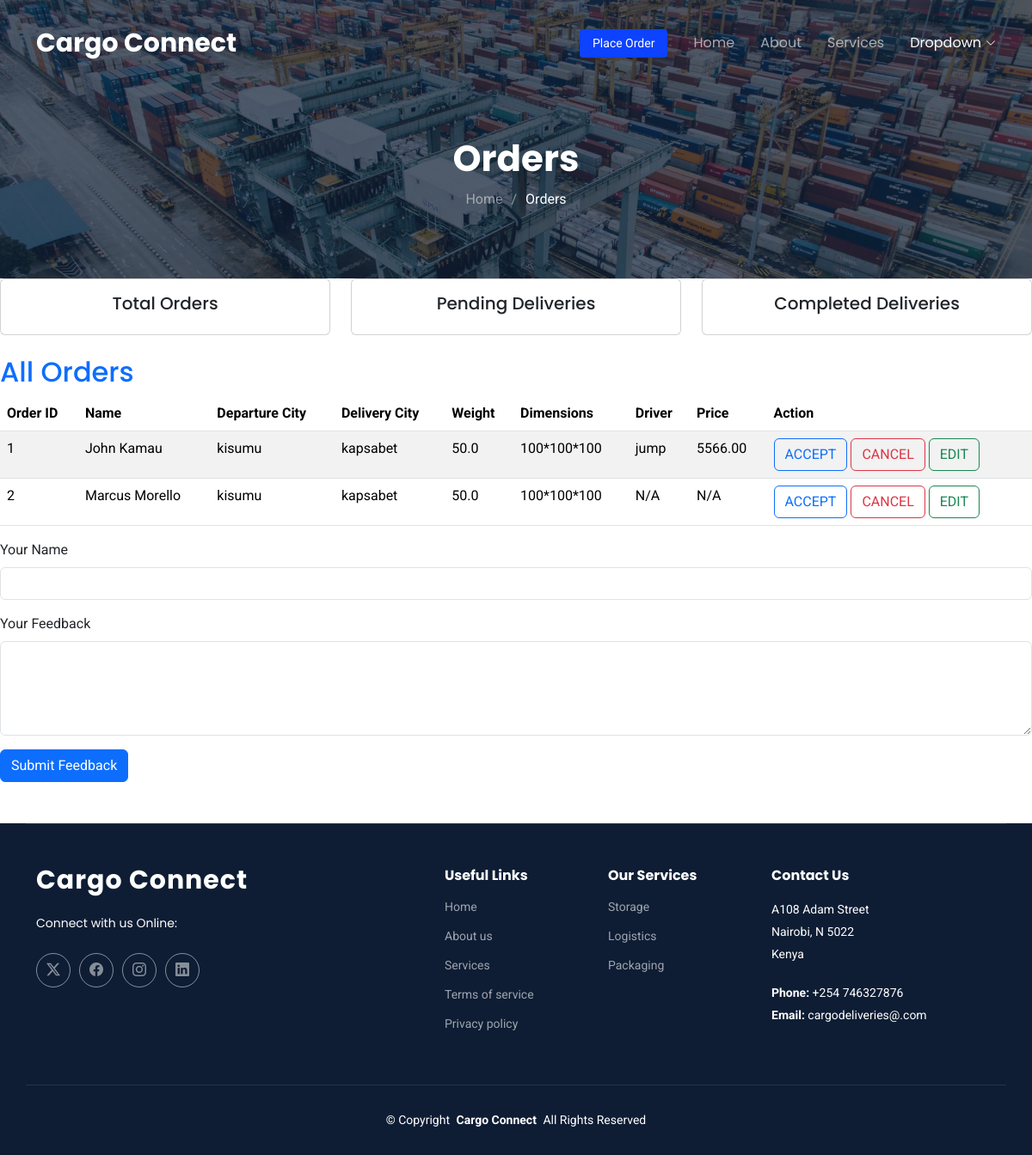
Before: /account/ with the older database file.
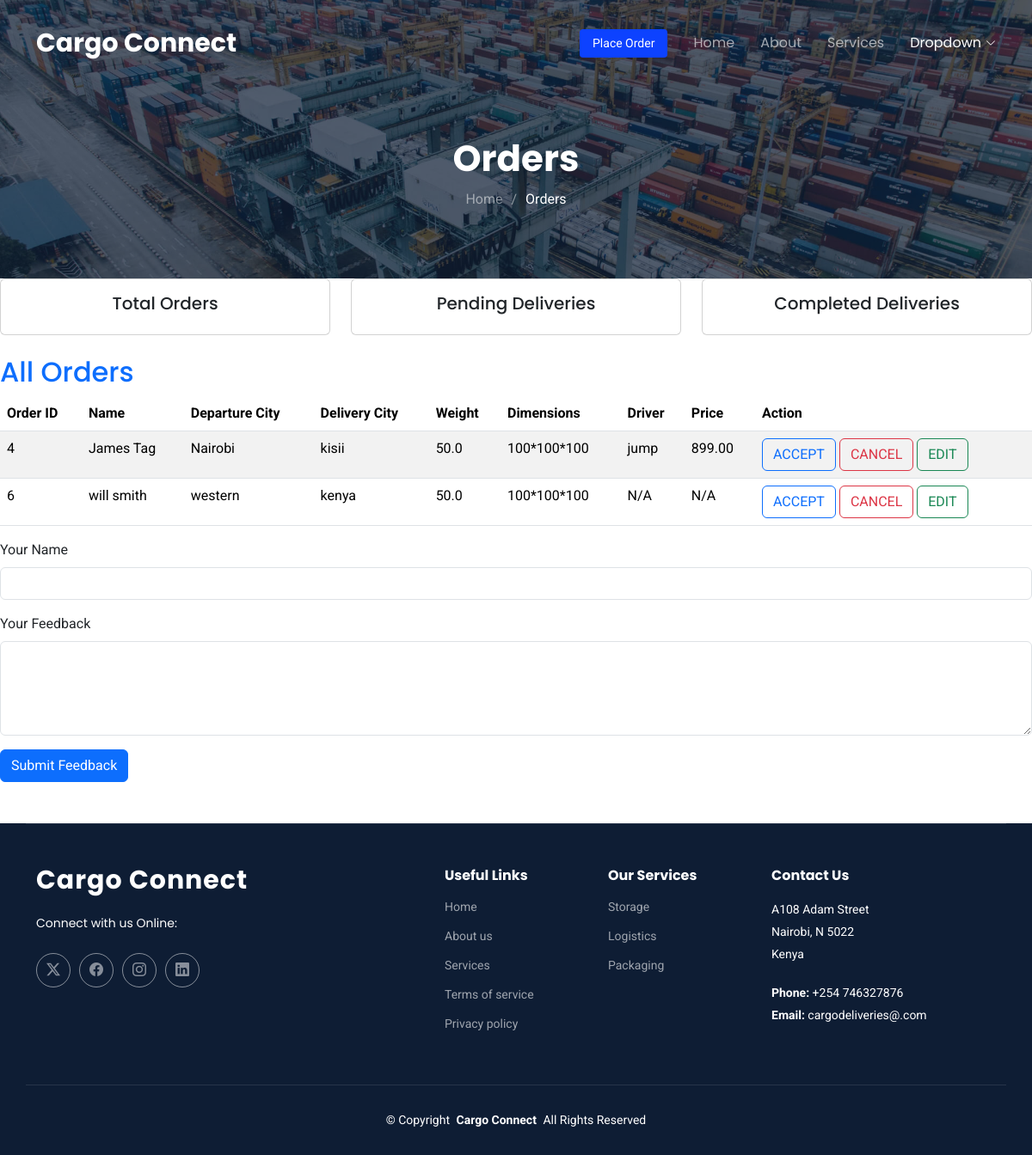
After: the same page with the newer database file.
### deliveryapp/models.py (models this page shows, shortened)
class Order(models.Model):
    name = models.CharField(max_length=50)
    email = models.EmailField()
    phone = models.CharField(max_length=50)
    message = models.TextField()
    member = models.ForeignKey(Member, on_delete=models.CASCADE, related_name="order", null=True, blank=True)  # Link to the Quote
    departure_city = models.CharField(max_length=100)
    delivery_city = models.CharField(max_length=100)
    weight = models.FloatField()
    dimensions = models.CharField(max_length=100)
    driver = models.CharField(max_length=100, null=True, blank=True)
    price = models.DecimalField(max_digits=10, decimal_places=2, null=True, blank=True)
    status = models.CharField(
        max_length=20,
        choices=[("Pending", "Pending"),("in transit","in transit"), ("Completed", "Completed"), ("Canceled", "Canceled")],
        default="Pending",
    )
    created_at = models.DateTimeField(auto_now_add=True)
    updated_at = models.DateTimeField(auto_now=True)

### deliveryapp/views.py (the view)
# urls.py: path('account/', views.account, name='account'),
def account(request):
    orders = Order.objects.all()
    return render(request,'account.html',{'orders':orders})

### templates/account.html (shortened to what the changed rows need)
<!DOCTYPE html>
<html lang="en">
<head>
    {% load static %}
  <link href="{% static 'assets/vendor/bootstrap/css/bootstrap.min.css' %}" rel="stylesheet">
  <link href="{% static 'assets/vendor/bootstrap-icons/bootstrap-icons.css' %}" rel="stylesheet">
  <link href="{% static 'assets/vendor/aos/aos.css' %}" rel="stylesheet">
  <link href="{% static 'assets/vendor/fontawesome-free/css/all.min.css' %}" rel="stylesheet">
  <link href="{% static 'assets/vendor/glightbox/css/glightbox.min.css' %}" rel="stylesheet">
  <link href="{% static 'assets/vendor/swiper/swiper-bundle.min.css' %}" rel="stylesheet">
  <link href="{% static 'assets/css/main.css' %}" rel="stylesheet">
</head>
<body class="starter-page-page">
  <header id="header" class="header d-flex align-items-center fixed-top">
    <div class="container-fluid container-xl position-relative d-flex align-items-center">
      <a href="index.html" class="logo d-flex align-items-center me-auto">
        <h1 class="sitename">Cargo Connect</h1>
      </a>
    </div>
  </header>
  <main class="main">
    <div class="page-title dark-background" data-aos="fade" style="background-image: url({% static 'assets/img/page-title-bg.jpg' %});">
      <div class="container position-relative">
        <h1>Orders</h1>
      </div>
    </div>
<h2 class="text-primary mt-4">All Orders</h2>
<table class="table table-striped">
  <thead>
    <tr>
      <th>Order ID</th>
      <th>Name</th>
      <th>Departure City</th>
      <th>Delivery City</th>
      <th>Weight</th>
      <th>Dimensions</th>
      <th>Driver</th>
      <th>Price</th>
      <th>Action</th>
    </tr>
  </thead>
  <tbody>
    {% for order in orders %}
    <tr>
      <td>{{ order.id }}</td>
      <td>{{ order.name }}</td>
      <td>{{ order.departure_city }}</td>
      <td>{{ order.delivery_city }}</td>
      <td>{{ order.weight }}</td>
      <td>{{ order.dimensions }}</td>
      <td>{{ order.driver|default:"N/A" }}</td>
      <td>{{ order.price|default:"N/A" }}</td>
      <td>
          <a href="/accounts/" class="btn btn-outline-primary">ACCEPT</a>
          <a href="/delete/{{ order.id }}" class="btn btn-outline-danger">CANCEL</a>
          <a href="/edit/{{ order.id }}" class="btn btn-outline-success">EDIT</a>
      </td>
    </tr>
    {% empty %}
    <tr>
      <td colspan="8" class="text-center">No orders found.</td>
    </tr>
    {% endfor %}
  </tbody>
</table>
</div><br><br>
  </main>
</body>
</html>

Changed rows visible on the page:
removed Order: id "1", name "John Kamau", departure_city "kisumu", delivery_city "kapsabet", weight "50.0", dimensions "100*100*100", driver "jump", price "5566.00"
removed Order: id "2", name "Marcus Morello", departure_city "kisumu", delivery_city "kapsabet", weight "50.0", dimensions "100*100*100", driver "N/A", price "N/A"
added Order: id "4", name "James Tag", departure_city "Nairobi", delivery_city "kisii", weight "50.0", dimensions "100*100*100", driver "jump", price "899.00"
added Order: id "6", name "will smith", departure_city "western", delivery_city "kenya", weight "50.0", dimensions "100*100*100", driver "N/A", price "N/A"
